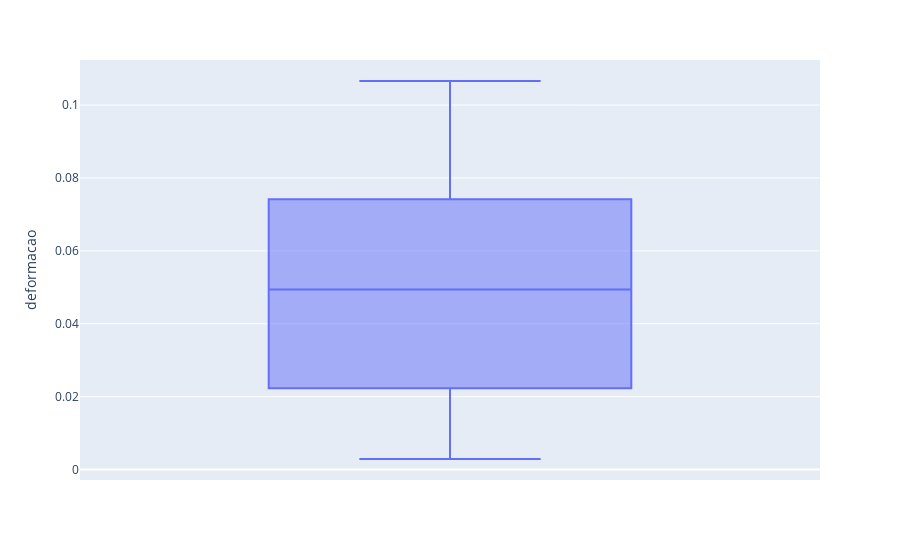

The notebook cell saved with this chart:
### Code cell
boxplot = px.box(mola_trat, y="deformacao" )
boxplot.show()

### Figure 1 — Plotly figure (JSON) as saved in the notebook; plotly's stock layout.template omitted (floating-point values rounded to 4 significant figures)
{"data": [{"alignmentgroup": "True", "hovertemplate": "deformacao=%{y}<extra></extra>", "legendgroup": "", "marker": {"color": "#636efa"}, "name": "", "notched": false, "offsetgroup": "", "orientation": "v", "showlegend": false, "type": "box", "x0": " ", "xaxis": "x", "y": [0.0029, 0.0043, 0.007, 0.0085, 0.0144, 0.0172, 0.0202, 0.023, 0.0249, 0.031, 0.0342, 0.039, 0.0393, 0.0423, 0.0494, 0.0555, 0.0568, 0.0647, 0.0676, 0.0704, 0.0715, 0.07274, 0.0785, 0.0812, 0.0853, 0.0925, 0.0975, 0.1021, 0.1066], "y0": " ", "yaxis": "y"}], "layout": {"boxmode": "group", "legend": {"tracegroupgap": 0}, "margin": {"t": 60}, "xaxis": {"anchor": "y", "domain": [0, 1]}, "yaxis": {"anchor": "x", "domain": [0, 1], "title": {"text": "deformacao"}}}}
